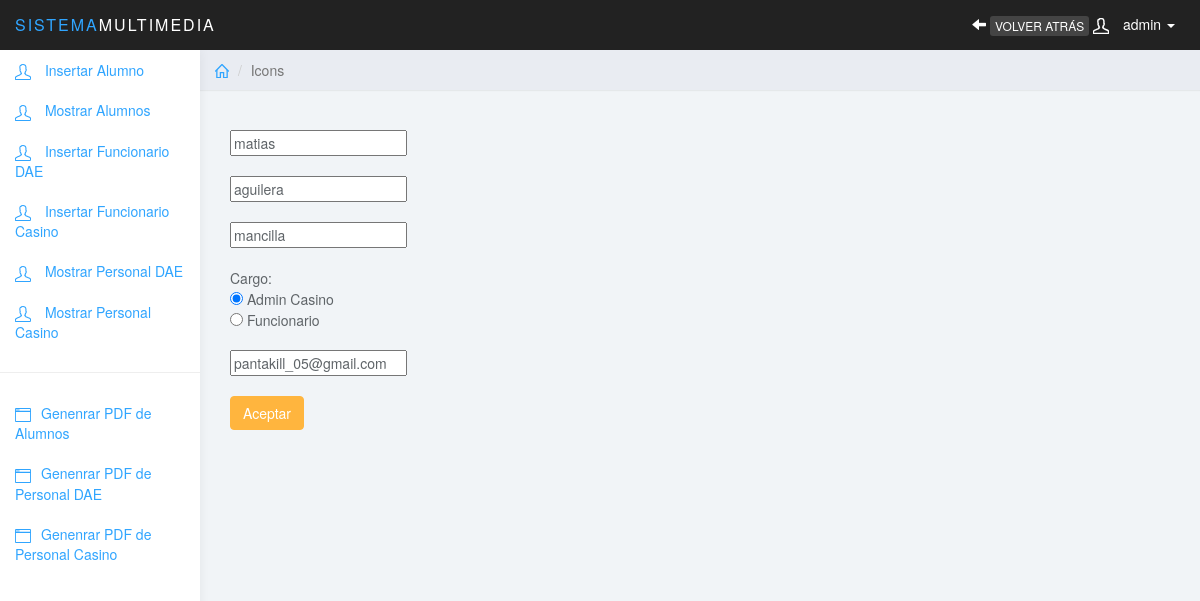
Screenshot of /modificar_casino.php?id=1 (signed in) with the database file from the repository.
### tables this page shows
CREATE TABLE `casino` (
  `id_casino` int(11) NOT NULL,
  `rut` int(8) NOT NULL,
  `dv` varchar(1) NOT NULL,
  `nombre` varchar(60) NOT NULL,
  `apellido_pat` varchar(60) NOT NULL,
  `apellido_mat` varchar(60) NOT NULL,
  `tipo_casino` varchar(60) NOT NULL,
  `correo` varchar(255) NOT NULL
);

### modificar_casino.php (the view, shortened to what this page needs)
<!DOCTYPE html>
<html>
<head>
<link href="css/bootstrap.min.css" rel="stylesheet">
<link href="css/datepicker3.css" rel="stylesheet">
<link href="css/styles.css" rel="stylesheet">
</head>
<body>
	<nav class="navbar navbar-inverse navbar-fixed-top" role="navigation">
		<div class="container-fluid">
			<div class="navbar-header">
				<a class="navbar-brand" href="#"><span>Sistema</span>Multimedia</a>
				<ul class="user-menu">
					<li class="dropdown pull-right">
						<a href="#">
         				 <span class="glyphicon glyphicon-arrow-left"></span>
        				 </a>
						<input type="button" class="btn btn-info btn-xs" value="VOLVER ATRÁS" name="Back2" onclick="history.back()" />
						<a href="#" class="dropdown-toggle" data-toggle="dropdown"><svg class="glyph stroked male-user"><use xlink:href="#stroked-male-user"></use></svg> <?php echo $_SESSION['usuario']['user'] ?> <span class="caret"></span></a>
					</li>
				</ul>
			</div>
		</div>
	</nav>
	<div id="sidebar-collapse" class="col-sm-3 col-lg-2 sidebar">
		<ul class="nav menu">
			<li><a href="" data-toggle="modal" data-target="#myModalalumno"><svg class="glyph stroked male-user" ><use xlink:href="#stroked-male-user"></use></svg> Insertar Alumno</a></li>
			<li><a href="mostrar_alumnos.php"><svg class="glyph stroked male-user"><use xlink:href="#stroked-male-user"></use></svg> Mostrar Alumnos</a></li>
			<li><a href="" data-toggle="modal" data-target="#myModaldae"><svg class="glyph stroked male-user" ><use xlink:href="#stroked-male-user"></use></svg> Insertar Funcionario DAE</a></li>
			<li><a href="" data-toggle="modal" data-target="#myModalcasino"><svg class="glyph stroked male-user" ><use xlink:href="#stroked-male-user"></use></svg> Insertar Funcionario Casino</a></li>
			<li><a href="mostrar_dae.php"><svg class="glyph stroked male-user"><use xlink:href="#stroked-male-user"></use></svg> Mostrar Personal DAE</a></li>
			<li><a href="mostrar_casino.php"><svg class="glyph stroked male-user"><use xlink:href="#stroked-male-user"></use></svg> Mostrar Personal Casino</a></li>
			<li role="presentation" class="divider"></li>
			<li><a href="pdf_completo.php"><svg class="glyph stroked app-window"><use xlink:href="#stroked-app-window"></use></svg>Genenrar PDF de Alumnos </a></li>
			<li><a href="pdf_completo_dae.php"><svg class="glyph stroked app-window"><use xlink:href="#stroked-app-window"></use></svg>Genenrar PDF de Personal DAE </a></li>
			<li><a href="pdf_completo_casino.php"><svg class="glyph stroked app-window"><use xlink:href="#stroked-app-window"></use></svg>Genenrar PDF de Personal Casino </a></li>
		</ul>
	</div>
	<div class="col-sm-9 col-sm-offset-3 col-lg-10 col-lg-offset-2 main">
		<div class="row">
			<ol class="breadcrumb">
				<li><a href="#"><svg class="glyph stroked home"><use xlink:href="#stroked-home"></use></svg></a></li>
				<li class="active">Icons</li>
			</ol>
		</div>
		<div class="row">
			<div class="col-md-8">
				<div class="container-fluid">
			<?php
		$id=$_REQUEST['id'];
		require 'conexion_i.php';
		$query = "SELECT * FROM casino WHERE id_casino='$id'";
		$result=$mysqli->query($query);
		$row=$result->fetch_assoc();
	 ?>
	<form action="modificar_casino_final.php?id=<?php echo $row['id_casino']; ?>" method="POST">
		<br><br>
		<input type="text" REQUIERED name="nombre" placeholder="Nombre" value="<?php echo $row['nombre']; ?>" /><br/><br/>
		<input type="text" REQUIERED name="apellido_pat" placeholder="Apellido Pat" value="<?php echo $row['apellido_pat']; ?>" /><br/><br/>
		<input type="text" REQUIERED name="apellido_mat" placeholder="Apellido Mat" value="<?php echo $row['apellido_mat']; ?>" /><br/><br/>
							Cargo: <br>
							 	<input type="radio" name="tipo_casino" value="admin_casino" checked> Admin Casino <br>
  								<input type="radio" name="tipo_casino" value="funcionario"> Funcionario<br> <br>
		<input type="text" REQUIERED name="correo" placeholder="Correo" value="<?php echo $row['correo']; ?>" /><br/><br/>
		<input type="submit" value="Aceptar" class="btn btn-warning" >
	</form>
				</div>
			</div>
			<div class="col-md-4">
			</div>
		</div>
	</div>
</body>
</html>

### css/styles.css (style rules this page uses)
body { background: #f1f4f7; padding-top: 50px; color: #5f6468; }
a, a:hover, a:focus { color: #30a5ff; }
.navbar-header .navbar-brand { color: #fff; font-size: 16px; text-transform: uppercase; font-weight: 500; letter-spacing: 2px; }
.navbar-header .navbar-brand span { color: #30a5ff; }
.btn-warning, .btn-warning:hover, .btn-warning:focus, .btn-warning:active, .btn-warning.active, .open > .dropdown-toggle.btn-warning, .btn-warning.disabled, .btn-warning[disabled], fieldset[disabled] .btn-warning, .btn-warning.disabled:hover, .btn-warning[disabled]:hover, fieldset[disabled] .btn-warning:hover, .btn-warning.disabled:focus, .btn-warning[disabled]:focus, fieldset[disabled] .btn-warning:focus, .btn-warning.disabled:active, .btn-warning[disabled]:active, fieldset[disabled] .btn-warning:active, .btn-warning.disabled.active, .btn-warning[disabled].active, fieldset[disabled] .btn-warning.active { background-color: #ffb53e; border-color: #ffb53e; }
.navbar { border: 0; }
.navbar input { border: 0; background: #444; color: #fff; }
.user-menu { display: inline-block; margin-top: 14px; margin-right: 10px; float: right; list-style: none; padding: 0; }
.user-menu a { color: #fff; }
.sidebar { display: block; background-color: #fff; padding: 0; display: none; }
@media (min-width: 768px) { .sidebar { display: block; position: fixed; top: 50px; bottom: 0; left: 0; z-index: 1000; display: block; margin: 0; padding: 0; overflow-x: hidden; overflow-y: auto; background-color: #fff; box-shadow: 1px 0px 10px rgba(0, 0, 0, .05); } }
@media (min-width: 768px) { .navbar-header { width: 100%; } }
.sidebar ul.nav li.divider { border-bottom: 1px solid #eee; margin: 20px 0; }
.breadcrumb { border-radius: 0; padding: 10px 15px; background: #e9ecf2; box-shadow: 0 1px 1px rgba(0, 0, 0, .05); margin: 0 ; }
.sidebar .glyph, .user-menu .glyph { height: 16px; width: 16px; margin: 0 10px 0 0; stroke-width: 3px; }
.user-menu .glyph { stroke-width: 4px; }
.breadcrumb .glyph { height: 14px; width: 14px; margin: -2px 0 0 0; stroke-width: 4px; }

### rows the page displays
casino: nombre "matias", apellido_pat "aguilera", apellido_mat "mancilla", correo "pantakill_05@gmail.com"

### other values shown
$_SESSION['usuario']['user'] "admin"
